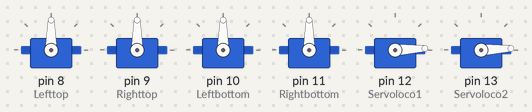
The sketch below on a simulated Arduino Uno, built with avr-gcc and run on an emulated ATmega328P. Parts: 6 × servo.

Above: at 0.05 s.
At 1.35 s:
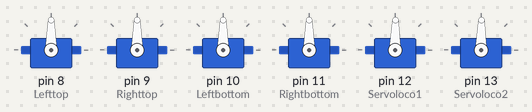
At 2.65 s:
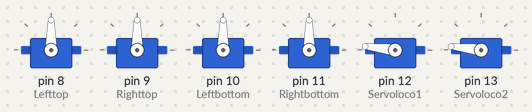
At 5.25 s:
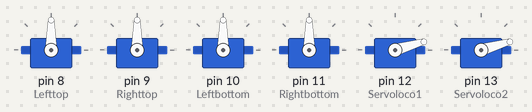
Timing chart, 0 to 7.1 s (numbered marks = the images above):
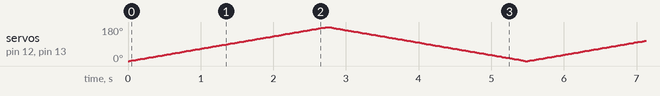

The sketch:

posiciona4Servos.ino
```cpp
#include <Servo.h>

Servo Lefttop,Righttop,Leftbottom,Rightbottom, Servoloco1, Servoloco2;

// Face should be in front of you
/*
                 ---------------
                |     O   O     |
                |---------------|
Lefttop =>      |               |    <= Righttop
                 ---------------
                    ||     ||
Leftbottom =>     -----   ------     <= Rightbottom
                 |-----   ------|


Servoloco 1 y servoloco 2 sirven para mover servos en todo su recorrido y probar movimienros
*/

int pos = 90;    // variable to store the servo position
int posloco = 0;
//make sure all motors are at 90 degree


void setup() {
  Lefttop.attach(8);  // attaches the servo on pin 8 to the servo object
  Righttop.attach(9);  // attaches the servo on pin 9 to the servo object
  Leftbottom.attach(10);  // attaches the servo on pin 10 to the servo object
  Rightbottom.attach(11);  // attaches the servo on pin 11 to the servo object
  Servoloco1.attach(12); //Lo mueve como loco.
  Servoloco2.attach(13); //Lo mueve como loco.

}

void loop() {

    Lefttop.write(pos);
    Righttop.write(pos);
    Leftbottom.write(pos);
    Rightbottom.write(pos);

  for (posloco = 0; posloco <= 180; posloco += 1) { // goes from 0 degrees to 180 degrees
    // in steps of 1 degree
    Servoloco1.write(posloco);              // tell servo to go to position in variable 'pos'
    Servoloco2.write(posloco);              // tell servo to go to position in variable 'pos'
    delay(15);                       // waits 15 ms for the servo to reach the position
  }
  for (posloco = 180; posloco >= 0; posloco -= 1) { // goes from 180 degrees to 0 degrees
    Servoloco1.write(posloco);              // tell servo to go to position in variable 'pos'
    Servoloco2.write(posloco);              // tell servo to go to position in variable 'pos'
    delay(15);                       // waits 15 ms for the servo to reach the position
  }


}
```

OledMouth.cpp
```cpp
#include "OledMouth.h"

// Constructor: Inicializa la referencia al objeto de la pantalla
OledMouth::OledMouth(Adafruit_SSD1306& display) : _display(display) {}

/*
  Anima la transición entre la sonrisa y la cara seria.
  - Si 'inversa' es 'false', la animación va de 'sonrie' a 'serio'.
  - Si 'inversa' es 'true', la animación va de 'serio' a 'sonrie'.
*/
void OledMouth::animarSonrisa(bool inversa) {
  if (inversa) {
    serio();
  } else {
    sonrie();
  }

  const int pasos = 30;
  int j_inicial = inversa ? pasos : 1;
  int j_final = inversa ? 1 : pasos;
  int j_incremento = inversa ? -2 : 2;

  for (int j = j_inicial; (inversa ? j >= j_final : j <= j_final); j += j_incremento) {
    _display.clearDisplay();
    for (int i = 0; i <= ANCHO_LINEA; i++) {
      _display.drawCircleHelper(CENTRO_X_1 - 1, CENTRO_Y_1 - (j * 2), (RADIO_1 - i + j / 2), 4, SSD1306_WHITE);
      _display.drawCircleHelper(CENTRO_X_1, CENTRO_Y_1 - (j * 2), (RADIO_1 - i + j / 2), 8, SSD1306_WHITE);
      _display.drawLine(CENTRO_X_1 - RADIO_1, CENTRO_Y_1 + i, CENTRO_X_1 + RADIO_1, CENTRO_Y_1 + i, SSD1306_WHITE);
    }
    _display.fillRect(CENTRO_X_1 - 25, CENTRO_Y_1 + 3, ANCHO_DIENTE, ALTO_DIENTE - (j + 5), SSD1306_WHITE);
    _display.fillRect(CENTRO_X_1 + 25 - ANCHO_DIENTE + 1, CENTRO_Y_1 + 3, ANCHO_DIENTE, ALTO_DIENTE - (j + 5), SSD1306_WHITE);
    _display.display();
    delay(50);
  }

  if (inversa) {
    sonrie();
  } else {
    serio();
  }
}

/*
  Anima la transición entre la cara seria y la cara triste.
*/
void OledMouth::animarTristeza(bool inversa) {
  if (inversa) {
    triste();
  } else {
    serio();
  }

  const int pasos = 30;
  int j_inicial = inversa ? 10 : pasos;
  int j_final = inversa ? pasos : 10;
  int j_incremento = inversa ? 3 : -3;

  for (int j = j_inicial; (inversa ? j <= j_final : j >= j_final); j += j_incremento) {
    _display.clearDisplay();
    for (int i = 0; i <= ANCHO_LINEA; i++) {
      _display.drawCircleHelper(CENTRO_X_1, CENTRO_Y_1 + RADIO_1 * j / 8, (RADIO_1 * j / 8) - i, 1, SSD1306_WHITE);
      _display.drawCircleHelper(CENTRO_X_1 - 1, CENTRO_Y_1 + RADIO_1 * j / 8, (RADIO_1 * j / 8) - i, 2, SSD1306_WHITE);
    }
    _display.display();
    delay(100);
  }

  if (inversa) {
    serio();
  } else {
    triste();
  }
}

/*
  Anima la transición entre la cara seria y la cara de sorpresa.
*/
void OledMouth::animarSorpresa(bool inversa) {
  if (inversa) {
    sorpresa();
  } else {
    serio();
  }

  const int pasos = 30;
  const int umbral_fase = pasos * 0.6;

  for (int j = 0; j <= pasos; j++) {
    _display.clearDisplay();
    if (inversa) {
      if (j < umbral_fase) {
        int avance = j;
        int pos_y = RADIO_2 + ((CENTRO_Y_1 - RADIO_2) * avance) / umbral_fase;
        int radio_actual = RADIO_2 - ((RADIO_2 - 2) * avance) / umbral_fase;
        int radio_interior = RADIO_2 / 2 - ((RADIO_2 / 2) * avance) / umbral_fase;
        _display.fillCircle(_display.width() / 2, pos_y, radio_actual, SSD1306_WHITE);
        if (radio_interior > 0) {
          _display.fillCircle(_display.width() / 2, pos_y, radio_interior, SSD1306_BLACK);
        }
      } else {
        int pasos_fase2 = pasos - umbral_fase;
        int avance = j - umbral_fase;
        int acortamiento = RADIO_1 - (RADIO_1 * avance) / pasos_fase2;
        for (int i = 0; i <= ANCHO_LINEA; i++) {
          _display.drawLine(CENTRO_X_1 - RADIO_1 + acortamiento, CENTRO_Y_1 + i, CENTRO_X_1 + RADIO_1 - acortamiento, CENTRO_Y_1 + i, SSD1306_WHITE);
        }
      }
    } else {
      if (j < umbral_fase) {
        int acortamiento = (RADIO_1 * j) / umbral_fase;
        for (int i = 0; i <= ANCHO_LINEA; i++) {
          _display.drawLine(CENTRO_X_1 - RADIO_1 + acortamiento, CENTRO_Y_1 + i, CENTRO_X_1 + RADIO_1 - acortamiento, CENTRO_Y_1 + i, SSD1306_WHITE);
        }
      } else {
        int pasos_fase2 = pasos - umbral_fase;
        int avance = j - umbral_fase;
        int pos_y = CENTRO_Y_1 - ((CENTRO_Y_1 - RADIO_2) * avance) / pasos_fase2;
        int radio_actual = 2 + ((RADIO_2 - 2) * avance) / pasos_fase2;
        int radio_interior = (RADIO_2 * avance) / (pasos_fase2 * 2);
        _display.fillCircle(_display.width() / 2, pos_y, radio_actual, SSD1306_WHITE);
        if (radio_interior > 0) {
          _display.fillCircle(_display.width() / 2, pos_y, radio_interior, SSD1306_BLACK);
        }
      }
    }
    _display.display();
  }

  if (inversa) {
    serio();
  } else {
    sorpresa();
  }
}

void OledMouth::sonrie() {
  _display.clearDisplay();
  for (int i = 0; i <= ANCHO_LINEA; i++) {
    _display.drawCircleHelper(CENTRO_X_1 - 1, CENTRO_Y_1, RADIO_1 - i, 4, SSD1306_WHITE);
    _display.drawCircleHelper(CENTRO_X_1, CENTRO_Y_1, RADIO_1 - i, 8, SSD1306_WHITE);
    _display.drawLine(CENTRO_X_1 - RADIO_1, CENTRO_Y_1 + i, CENTRO_X_1 + RADIO_1, CENTRO_Y_1 + i, SSD1306_WHITE);
    _display.drawCircleHelper(CENTRO_X_1 + 1, CENTRO_Y_1 + 58, RADIO_1 - 43 - i, 1, SSD1306_WHITE);
    _display.drawCircleHelper(CENTRO_X_1, CENTRO_Y_1 + 58, RADIO_1 - 43 - i, 2, SSD1306_WHITE);
    _display.drawCircleHelper(CENTRO_X_1 + 1, CENTRO_Y_1 + 58, RADIO_1 - 43 - i - 4, 1, SSD1306_WHITE);
    _display.drawCircleHelper(CENTRO_X_1, CENTRO_Y_1 + 58, RADIO_1 - 43 - i - 4, 2, SSD1306_WHITE);
    _display.drawCircleHelper(CENTRO_X_1 + 1, CENTRO_Y_1 + 58, RADIO_1 - 43 - i - 7, 1, SSD1306_WHITE);
    _display.drawCircleHelper(CENTRO_X_1, CENTRO_Y_1 + 58, RADIO_1 - 43 - i - 7, 2, SSD1306_WHITE);
    _display.drawCircleHelper(CENTRO_X_1 + 1, CENTRO_Y_1 + 58, RADIO_1 - 43 - i - 10, 1, SSD1306_WHITE);
    _display.drawCircleHelper(CENTRO_X_1, CENTRO_Y_1 + 58, RADIO_1 - 43 - i - 10, 2, SSD1306_WHITE);
  }
  _display.fillRect(CENTRO_X_1 - 25, CENTRO_Y_1 + 3, ANCHO_DIENTE, ALTO_DIENTE, SSD1306_WHITE);
  _display.fillRect(CENTRO_X_1 + 25 - ANCHO_DIENTE + 1, CENTRO_Y_1 + 3, ANCHO_DIENTE, ALTO_DIENTE, SSD1306_WHITE);
  _display.display();
}

void OledMouth::serio() {
  _display.clearDisplay();
  for (int i = 0; i <= ANCHO_LINEA; i++) {
    _display.drawLine(CENTRO_X_1 - RADIO_1, CENTRO_Y_1 + i, CENTRO_X_1 + RADIO_1, CENTRO_Y_1 + i, SSD1306_WHITE);
  }
  _display.display();
}

void OledMouth::triste() {
  _display.clearDisplay();
  for (int i = 0; i <= ANCHO_LINEA; i++) {
    _display.drawCircleHelper(CENTRO_X_1, CENTRO_Y_1 + RADIO_1, RADIO_1 - i, 1, SSD1306_WHITE);
    _display.drawCircleHelper(CENTRO_X_1 - 1, CENTRO_Y_1 + RADIO_1, RADIO_1 - i, 2, SSD1306_WHITE);
  }
  _display.display();
}

void OledMouth::sorpresa() {
  _display.clearDisplay();
  _display.fillCircle(_display.width() / 2, RADIO_2, RADIO_2, SSD1306_WHITE);
  _display.fillCircle(_display.width() / 2, RADIO_2, RADIO_2 / 2, SSD1306_BLACK);
  _display.display();
}
```

OledMouth.h
```cpp
#ifndef OLED_MOUTH_H
#define OLED_MOUTH_H

#include <Adafruit_GFX.h>
#include <Adafruit_SSD1306.h>

class OledMouth {
public:
  // Constructor: Recibe una referencia al objeto de la pantalla
  OledMouth(Adafruit_SSD1306& display);

  // Funciones para dibujar las expresiones estáticas
  void sonrie();
  void serio();
  void triste();
  void sorpresa();

  // Funciones para animar las transiciones entre expresiones
  void animarSonrisa(bool inversa);
  void animarTristeza(bool inversa);
  void animarSorpresa(bool inversa);

private:
  // Referencia al objeto de la pantalla
  Adafruit_SSD1306& _display;

  // Constantes de dibujo. Se hacen estáticas para que no ocupen memoria en cada instancia.
  static const int RADIO_1 = 60;
  static const int RADIO_2 = 10;
  static const int CENTRO_X_1 = 64; // Reemplazando SCREEN_HEIGHT
  static const int CENTRO_Y_1 = 0;
  static const int ALTO_DIENTE = 20;
  static const int ANCHO_DIENTE = 20;
  static const int ANCHO_LINEA = 4;
};

#endif // OLED_MOUTH_H
```
